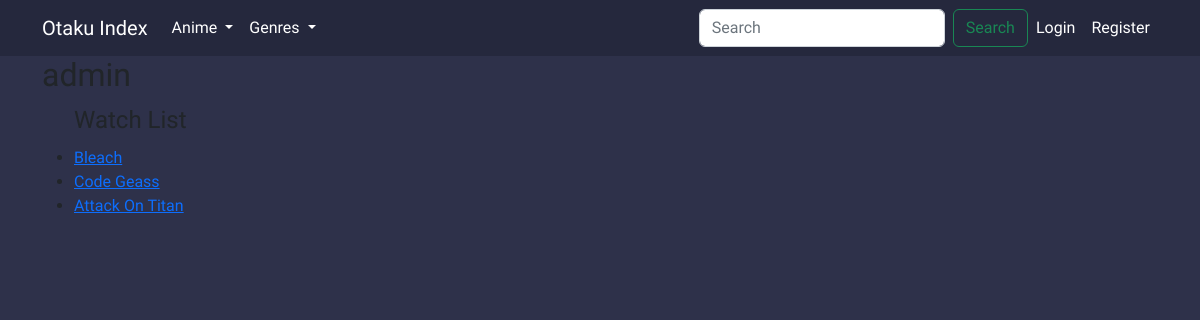
The app's page /profile/admin/, older data.
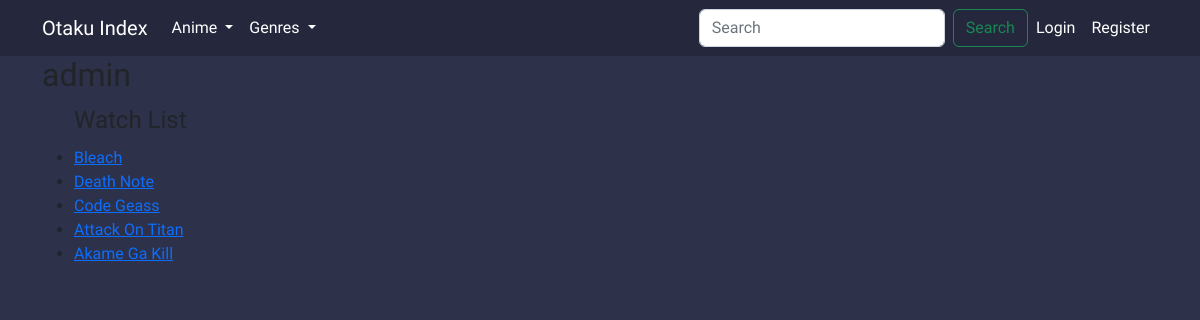
The same page, newer data.
### anime/models.py (models this page shows, shortened)
class Anime(models.Model):
    STATUS_CHOICES = (
        ("ONGOING","Ongoing"),
        ("FINISHED","Finished"),
    )
    TYPE_CHOICES = (
        ("ONA", "ONA"),
        ("TV","TV"),
        ("SPECIAL","Special"),
        ("MOVIE","Movie"),
        ("OVA","OVA"),
    )
    name = models.CharField(max_length=150, unique=True)
    description = models.TextField(blank=True)
    status = models.CharField(max_length=8, choices=STATUS_CHOICES, default="ONGOING")
    type = models.CharField(max_length=7, choices=TYPE_CHOICES, default="TV")
    season = models.ForeignKey(Season, on_delete=models.SET_NULL, default="", null=True)
    episodes = models.IntegerField(default= 0)
    genres = models.ManyToManyField(Genre)
    user_count = models.IntegerField(default=0)
    image = models.ImageField(default='anime_imgs/default.jpg', upload_to='anime_imgs')
    slug = AutoSlugField(populate_from='name', default="")

### users/views.py (the view)
# urls.py: path('profile/<str:username>/', user_views.profile_view, name='profile'),
def profile_view(request, username):
    user = User.objects.get(username=username)
    return render(request, 'users/profile.html',{'profile':user}) #PROFILE IS THE NAME OF THE USERS PROFILE YOU ARE VIEWING

### users/templates/users/profile.html (shortened to what this page needs)
{% extends "base.html" %}
{% block content %}
<h2>{{ profile.username }}</h2>
<ul>
    <legend>Watch List</legend>
    {% for anime in profile.watchlist.watched.all %}
        <li>
            <a href="{% url 'anime-detail' anime.slug %}">
                    {{ anime.name }}
            </a>
        </li>
    {% endfor %}
</ul>
{% endblock content %}

Row changes from the older to the newer data that the page shows:
now on this page (row unchanged): Anime: name "Death Note"
now on this page (row edited): Anime: name "Akame Ga Kill"
